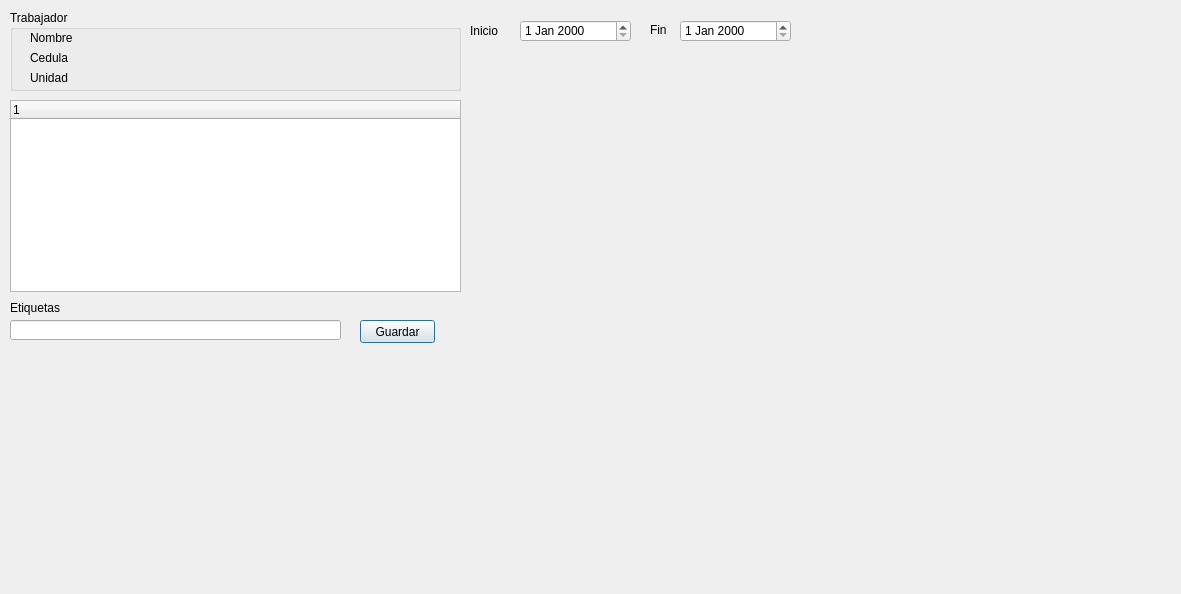
<?xml version="1.0" encoding="UTF-8"?>
<ui version="4.0">
 <class>Dialog</class>
 <widget class="QDialog" name="Dialog">
  <property name="geometry">
   <rect>
    <x>0</x>
    <y>0</y>
    <width>1181</width>
    <height>594</height>
   </rect>
  </property>
  <property name="windowTitle">
   <string>Dialog</string>
  </property>
  <widget class="QWidget" name="graphicWidget" native="true">
   <property name="geometry">
    <rect>
     <x>470</x>
     <y>50</y>
     <width>671</width>
     <height>531</height>
    </rect>
   </property>
  </widget>
  <widget class="QGroupBox" name="workerGroupBox">
   <property name="geometry">
    <rect>
     <x>10</x>
     <y>10</y>
     <width>451</width>
     <height>81</height>
    </rect>
   </property>
   <property name="title">
    <string>Trabajador</string>
   </property>
   <widget class="QLabel" name="nameLabel">
    <property name="geometry">
     <rect>
      <x>20</x>
      <y>20</y>
      <width>421</width>
      <height>16</height>
     </rect>
    </property>
    <property name="text">
     <string>Nombre</string>
    </property>
   </widget>
   <widget class="QLabel" name="idLabel">
    <property name="geometry">
     <rect>
      <x>20</x>
      <y>40</y>
      <width>421</width>
      <height>16</height>
     </rect>
    </property>
    <property name="text">
     <string>Cedula</string>
    </property>
   </widget>
   <widget class="QLabel" name="unitLabel">
    <property name="geometry">
     <rect>
      <x>20</x>
      <y>60</y>
      <width>421</width>
      <height>16</height>
     </rect>
    </property>
    <property name="text">
     <string>Unidad</string>
    </property>
   </widget>
  </widget>
  <widget class="QTreeWidget" name="skillsTreeWidget">
   <property name="geometry">
    <rect>
     <x>10</x>
     <y>100</y>
     <width>451</width>
     <height>192</height>
    </rect>
   </property>
   <column>
    <property name="text">
     <string notr="true">1</string>
    </property>
   </column>
  </widget>
  <widget class="QDateEdit" name="startDateEdit">
   <property name="geometry">
    <rect>
     <x>520</x>
     <y>20</y>
     <width>111</width>
     <height>22</height>
    </rect>
   </property>
  </widget>
  <widget class="QDateEdit" name="endDateEdit">
   <property name="geometry">
    <rect>
     <x>680</x>
     <y>20</y>
     <width>111</width>
     <height>22</height>
    </rect>
   </property>
  </widget>
  <widget class="QLabel" name="label">
   <property name="geometry">
    <rect>
     <x>470</x>
     <y>20</y>
     <width>41</width>
     <height>21</height>
    </rect>
   </property>
   <property name="text">
    <string>Inicio</string>
   </property>
  </widget>
  <widget class="QLabel" name="label_2">
   <property name="geometry">
    <rect>
     <x>650</x>
     <y>20</y>
     <width>31</width>
     <height>20</height>
    </rect>
   </property>
   <property name="text">
    <string>Fin</string>
   </property>
  </widget>
  <widget class="QLineEdit" name="tagsLineEdit">
   <property name="geometry">
    <rect>
     <x>10</x>
     <y>320</y>
     <width>331</width>
     <height>20</height>
    </rect>
   </property>
  </widget>
  <widget class="QLabel" name="label_3">
   <property name="geometry">
    <rect>
     <x>10</x>
     <y>300</y>
     <width>71</width>
     <height>16</height>
    </rect>
   </property>
   <property name="text">
    <string>Etiquetas</string>
   </property>
  </widget>
  <widget class="QPushButton" name="saveTagsButton">
   <property name="geometry">
    <rect>
     <x>360</x>
     <y>320</y>
     <width>75</width>
     <height>23</height>
    </rect>
   </property>
   <property name="text">
    <string>Guardar</string>
   </property>
  </widget>
 </widget>
 <resources/>
 <connections/>
</ui>
